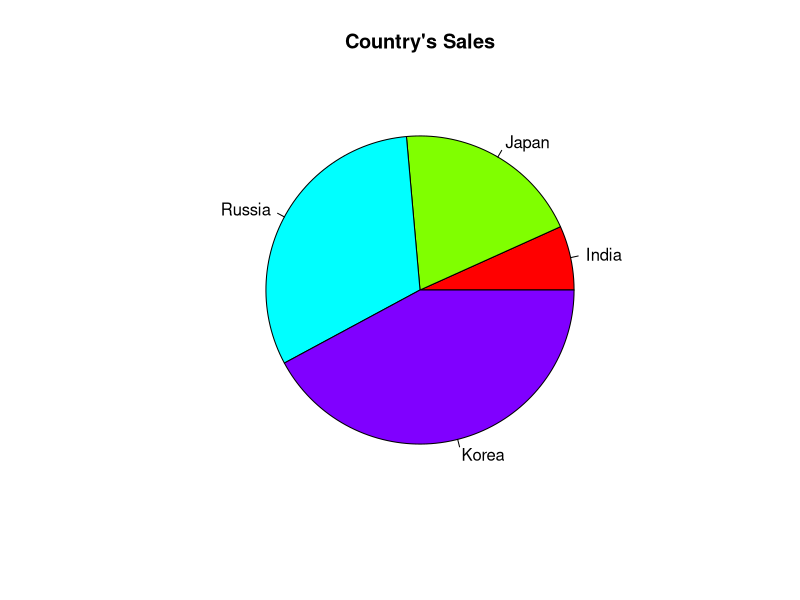
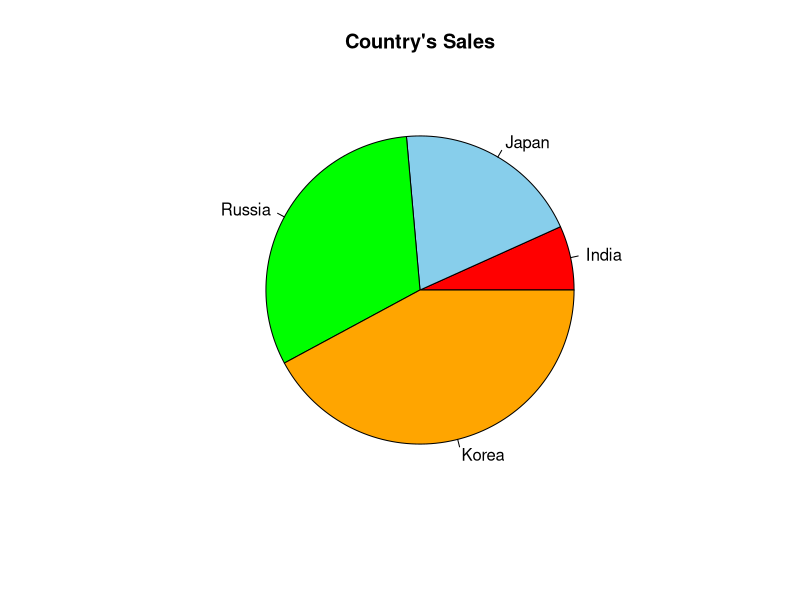
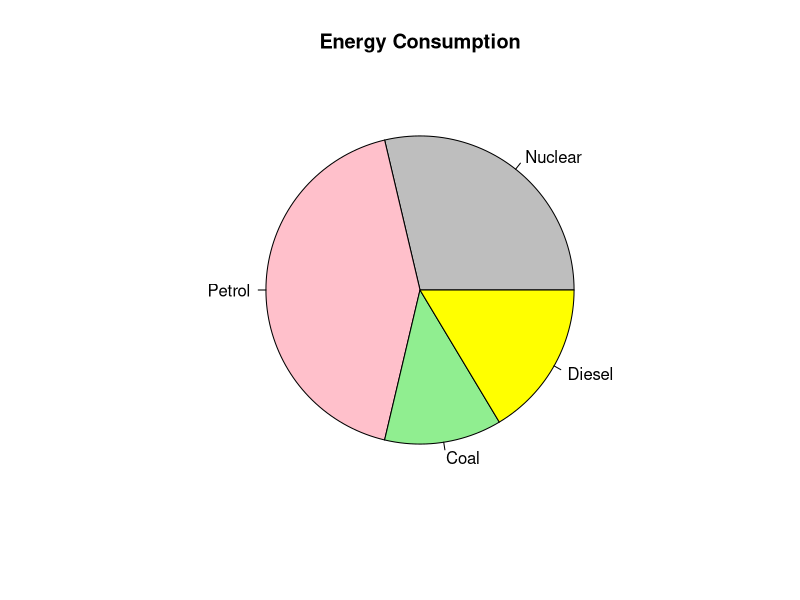
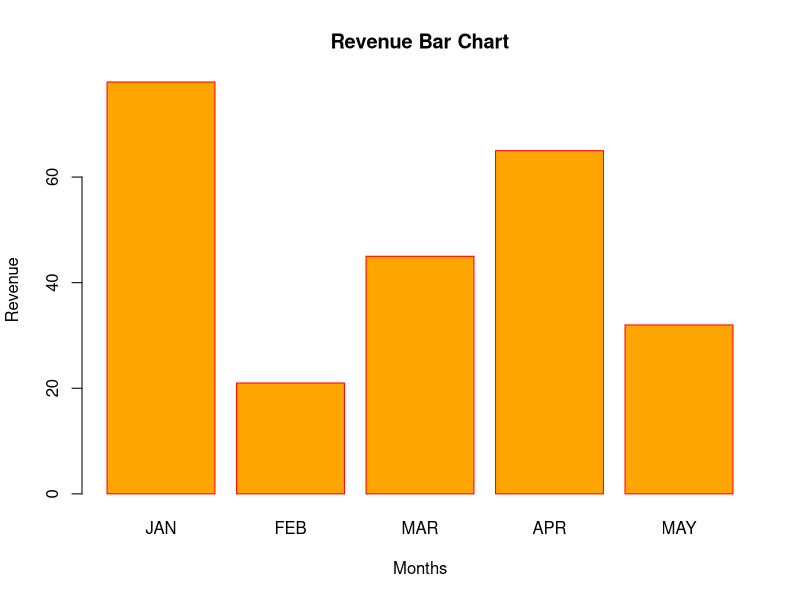
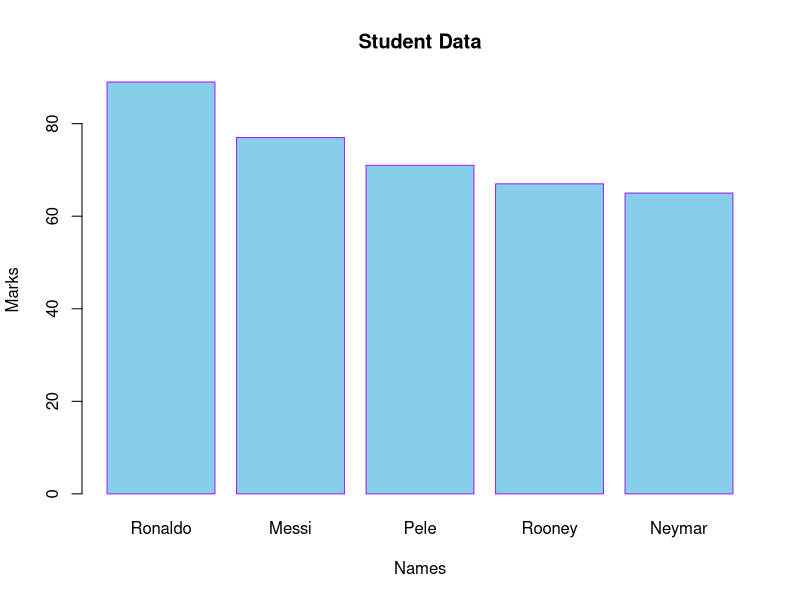
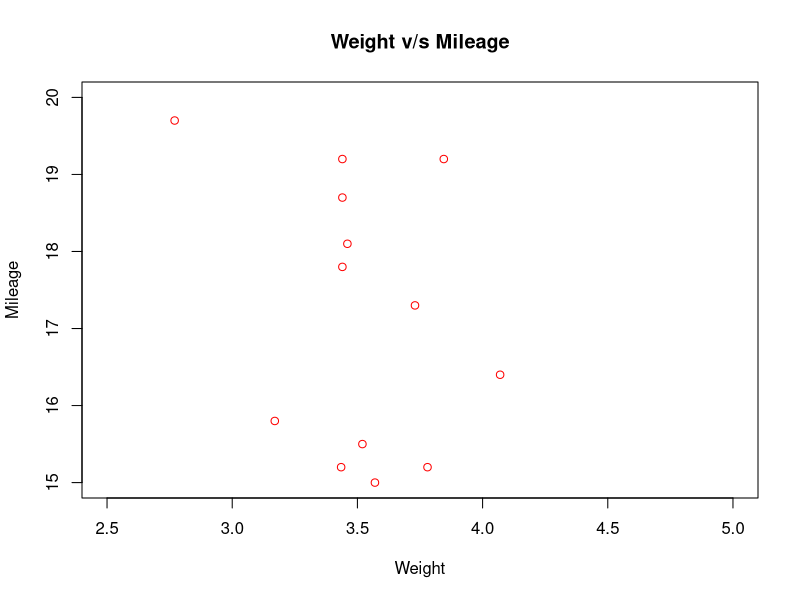
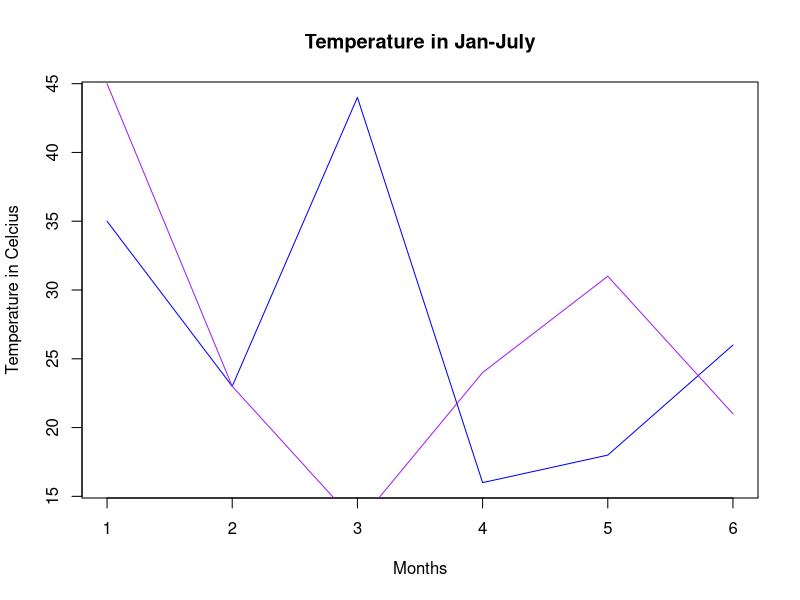

R code for these plots, in order:
#Data Visualization

library(graphics)

#pie chart
#created by pie()
#pie(x(#Name of the variable),label,main(#Name of the chart),col)
#input taken as vector or dataframe

sales<-c(12,35,56,75)
label<-c("India","Japan","Russia","Korea")
pie(sales,label,main="Country's Sales",col=rainbow(length(sales)))

c1<-c('red','skyblue','green','orange')
pie(sales,label,main="Country's Sales",col=c1)

d1<-data.frame(Energy=c("Nuclear","Petrol","Coal","Diesel"), Utilized=c(35,52,15,20))
d1
#l<-c(Nuclear,Petrol,Coal,Diesel)
c2<-c('grey','pink','lightgreen','yellow')
pie(d1$Utilized,label=d1$Energy,main="Energy Consumption",col=c2)



#Bar Graph
#It is used for representing categorical data
#barplots(x,names.arg,xlab,ylab,main,col)
#Revenue earned in Jan-May

revenue<-c(78,21,45,65,32)
l<-c("JAN","FEB","MAR","APR","MAY")
barplot(revenue,names.arg=l,xlab="Months",ylab="Revenue",main="Revenue Bar Chart",col='orange',border='red')


#
d2<-data.frame(RollNo=c(1:5),Name=c("Messi","Ronaldo","Neymar","Rooney","Pele"),Marks=c(77,89,65,67,71))
d2
library(sqldf)
d3<-sqldf("SELECT * FROM d2 ORDER BY Marks DESC")
barplot(d3$Marks,names.arg=d3$Name,xlab="Names",ylab="Marks",main="Student Data",col='skyblue',border='purple')



#Scatter Plot
#Used for Comparing Variables
#plot(x,y,xlab,ylab,xlim,ylim,main)

library(datasets)
data("mtcars")
View(mtcars)
plot(x=mtcars$wt,y=mtcars$mpg,xlab="Weight",ylab="Mileage",xlim=c(2.5,5),ylim=c(15,20),
     main="Weight v/s Mileage",col='red')



#Line Graph
#plot(x,type='p'/'l'/'o',xlab,ylab,main,col)   #p - only dot, o - both line and dot, l - only line
temp<-c(35,23,44,16,18,26)
#months<-c("JAN","FEB","MAR","APR","MAY","JUN")
plot(temp,type='l',xlab="Months",ylab="Temperature in Celcius",main="Temperature in Jan-July",col='blue')

#MultiLine Graph
temp1<-c(45,23,13,24,31,21)
lines(temp1,type='l',col='purple')


install.packages("flexdashboard")
